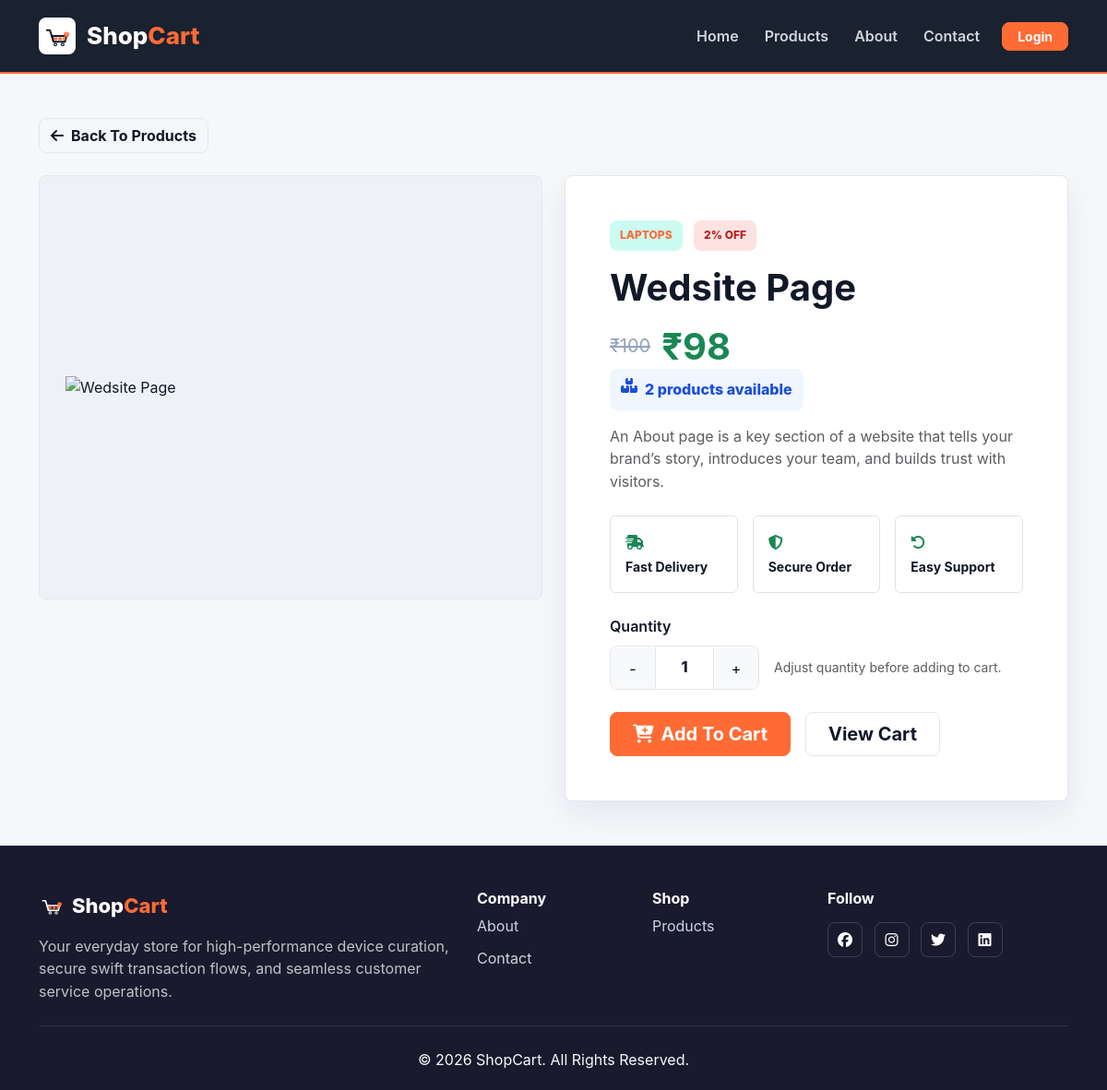
Screenshot of /product-page/18/ with the database file from the repository.
### main/models.py (models this page shows, shortened)
class Product(models.Model):
    CATEGORY_CHOICES = [
        ('Electronics', 'Electronics'),
        ('Fashion', 'Fashion'),
        ('Clothing', 'Clothing'),
        ('Shoes', 'Shoes'),
        ('Mobiles', 'Mobiles'),
        ('Laptops', 'Laptops'),
        ('Watches', 'Watches'),
        ('Beauty', 'Beauty'),
        ('Furniture', 'Furniture'),
        ('Groceries', 'Groceries'),
        ('Sports', 'Sports'),
        ('Books', 'Books'),
        ('Toys', 'Toys'),
        ('Kitchen', 'Kitchen'),
        ('Accessories', 'Accessories'),
        ('Poultry', 'Poultry'),       # <-- Naya choice joda
        ('Branding', 'Branding'),     # <-- Naya choice joda
    ]
    name = models.CharField(max_length=100)
    price = models.FloatField()
    description = models.TextField()
    image = CloudinaryField('image', blank=True, null=True)
    stock = models.PositiveIntegerField(default=0)
    category = models.CharField(
        max_length=100,
        choices=CATEGORY_CHOICES
    )
    discount_percentage = models.FloatField(default=0, help_text="Discount in percentage")
    @property
    def discounted_price(self):
        discount_amount = (self.price * self.discount_percentage) / 100
        return self.price - discount_amount

### main/customer_views.py (the view)
# urls.py: path('product-page/<int:id>/', product_detail, name="product_detail"),
def product_detail(request, id):
    product_instance = get_object_or_404(Product, id=id)
    return render(request, "product-page.html", {"product": product_instance})

### main/templates/product-page.html (shortened to what this page needs)
{% extends 'base.html' %}
{% block content %}
<main class="py-5">
    <div class="container">
        <a href="{% url 'product' %}" class="btn btn-outline-brand mb-4">
            <i class="fa-solid fa-arrow-left me-2"></i>Back To Products
        </a>
        <div class="row g-4 align-items-start">
            <div class="col-lg-6">
                <div class="product-detail-media d-flex align-items-center">
                    <img src="{{ product.image.url }}" alt="{{ product.name }}">
                </div>
            </div>
            <div class="col-lg-6">
                <div class="content-card p-4 p-lg-5">
                    <span class="detail-badge">{{ product.category }}</span>
                    {% if product.discount_percentage > 0 %}
                    <span class="discount-badge-detail">{{ product.discount_percentage|floatformat:0 }}% OFF</span>
                    {% endif %}
                    <h1 class="fw-bold mt-3 mb-3">{{ product.name }}</h1>
                    <div class="price-display">
                        {% if product.discount_percentage > 0 %}
                            <span class="original-price-detail">₹{{ product.price|floatformat:0 }}</span>
                            <div class="display-6 fw-bold text-success">₹{{ product.discounted_price|floatformat:0 }}</div>
                        {% else %}
                            <div class="display-6 fw-bold text-success">₹{{ product.price|floatformat:0 }}</div>
                        {% endif %}
                    </div>
                    <div class="stock-status mb-3 {% if product.stock == 0 %}out{% endif %}">
                        {% if product.stock > 0 %}
                            <i class="fa-solid fa-boxes-stacked me-2"></i>{{ product.stock }} product{% if product.stock != 1 %}s{% endif %} available
                        {% else %}
                            <i class="fa-solid fa-circle-exclamation me-2"></i>Out of stock
                        {% endif %}
                    </div>
                    <p class="text-muted fs-6 mb-4">{{ product.description }}</p>
                    <div class="row g-3 mb-4">
                        <div class="col-sm-4">
                            <div class="border rounded p-3 h-100">
                                <i class="fa-solid fa-truck-fast text-success mb-2"></i>
                                <div class="fw-bold small">Fast Delivery</div>
                            </div>
                        </div>
                        <div class="col-sm-4">
                            <div class="border rounded p-3 h-100">
                                <i class="fa-solid fa-shield-halved text-success mb-2"></i>
                                <div class="fw-bold small">Secure Order</div>
                            </div>
                        </div>
                        <div class="col-sm-4">
                            <div class="border rounded p-3 h-100">
                                <i class="fa-solid fa-rotate-left text-success mb-2"></i>
                                <div class="fw-bold small">Easy Support</div>
                            </div>
                        </div>
                    </div>
                    <form action="/addtocart/{{ product.id }}/" method="post">
                        <label class="form-label fw-semibold">Quantity</label>
                        <div class="d-flex flex-wrap align-items-center gap-3 mb-4">
                            <div class="quantity-control">
                                <button type="button" class="btn btn-light" id="decquan" {% if product.stock == 0 %}disabled{% endif %}>-</button>
                                <span id="quantity">1</span>
                                <button type="button" class="btn btn-light" id="incquan" {% if product.stock == 0 %}disabled{% endif %}>+</button>
                            </div>
                            <span class="text-muted small">
                                {% if product.stock > 0 %}
                                    Adjust quantity before adding to cart.
                                {% else %}
                                    This product cannot be purchased right now.
                                {% endif %}
                            </span>
                        </div>
                        <div class="d-flex flex-wrap gap-3">
                            <button type="submit" class="btn btn-brand btn-lg px-4" {% if product.stock == 0 %}disabled{% endif %}>
                                {% if product.stock > 0 %}
                                    <i class="fa-solid fa-cart-plus me-2"></i>Add To Cart
                                {% else %}
                                    <i class="fa-solid fa-ban me-2"></i>Out Of Stock
                                {% endif %}
                            </button>
                            <a href="{% url 'cart' %}" class="btn btn-outline-brand btn-lg px-4">
                                View Cart
                            </a>
                        </div>
                    </form>
                </div>
            </div>
        </div>
    </div>
</main>
{% endblock %}

### main/templates/base.html (style rules this page uses)
:root { --ink: #111827; --muted: #64748b; --line: #e5e7eb; --surface: #ffffff; --page: #f5f7fb; --brand: #FF6B35; --brand-dark: #e5561f; --accent: #2563eb; --footer: #1a1a2e; --accent-gold: #d97706; }
* { box-sizing: border-box; }
body { background: var(--page); color: var(--ink); font-family: Inter, Arial, sans-serif; line-height: 1.55; }
.btn-brand, .btn-primary { background: var(--brand); border-color: var(--brand); color: white; font-weight: 700; }
.btn { border-radius: 8px; }
.btn-outline-brand { border-color: var(--line); color: var(--ink); font-weight: 700; }
.content-card { background: var(--surface); border: 1px solid var(--line); border-radius: 8px; box-shadow: 0 14px 34px rgba(15, 23, 42, 0.07); height: 100%; }

### main/templates/product-page.html (style rules this page uses)
.product-detail-media { background: #eef2f7; border: 1px solid var(--line); border-radius: 8px; min-height: 460px; padding: 28px; }
.product-detail-media img { height: 100%; max-height: 420px; object-fit: contain; width: 100%; }
.quantity-control { border: 1px solid var(--line); border-radius: 8px; display: inline-flex; height: 48px; overflow: hidden; }
.quantity-control button { border: 0; height: 48px; width: 48px; }
.quantity-control span { align-items: center; border-left: 1px solid var(--line); border-right: 1px solid var(--line); display: inline-flex; font-weight: 800; justify-content: center; min-width: 64px; }
.detail-badge { background: #ccfbf1; border-radius: 8px; color: var(--brand); display: inline-flex; font-size: 12px; font-weight: 850; padding: 7px 11px; text-transform: uppercase; }
.discount-badge-detail { background: #fee2e2; border-radius: 8px; color: #b91c1c; display: inline-flex; font-size: 12px; font-weight: 850; padding: 7px 11px; text-transform: uppercase; margin-left: 8px; }
.price-display { display: flex; align-items: center; gap: 12px; }
.original-price-detail { text-decoration: line-through; color: #94a3b8; font-size: 20px; }
.stock-status { background: #eff6ff; border-radius: 8px; color: #1d4ed8; display: inline-flex; font-weight: 800; padding: 10px 12px; }

### rows the page displays
Product: category "LAPTOPS", discount_percentage "2", name "Wedsite Page", price "100", discounted_price "98", stock "2", description "An About page is a key section of a website that tells your brand’s story, introduces your team, and builds trust with visitors."
